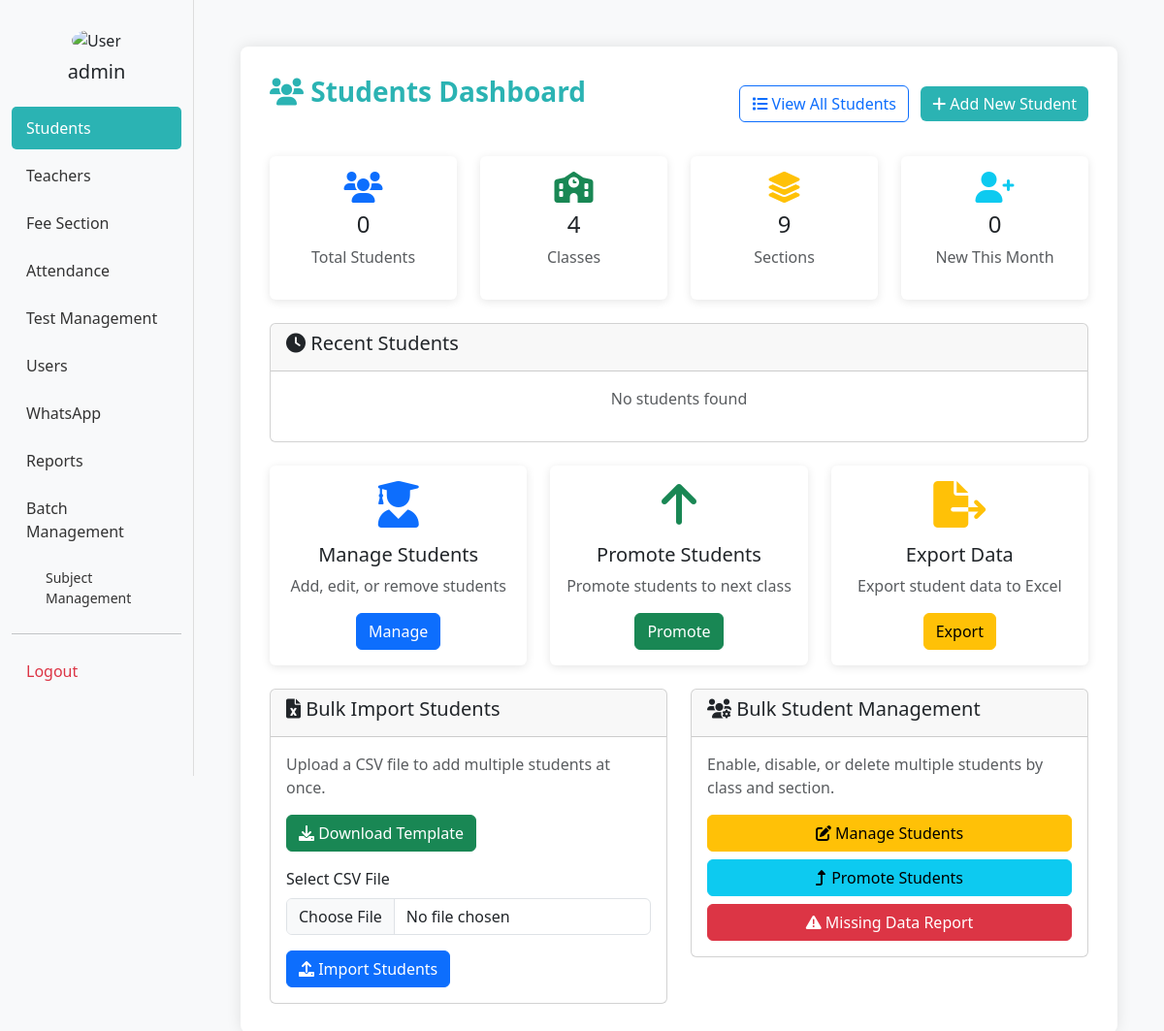
Before: /student/ (signed in) with the older database file.
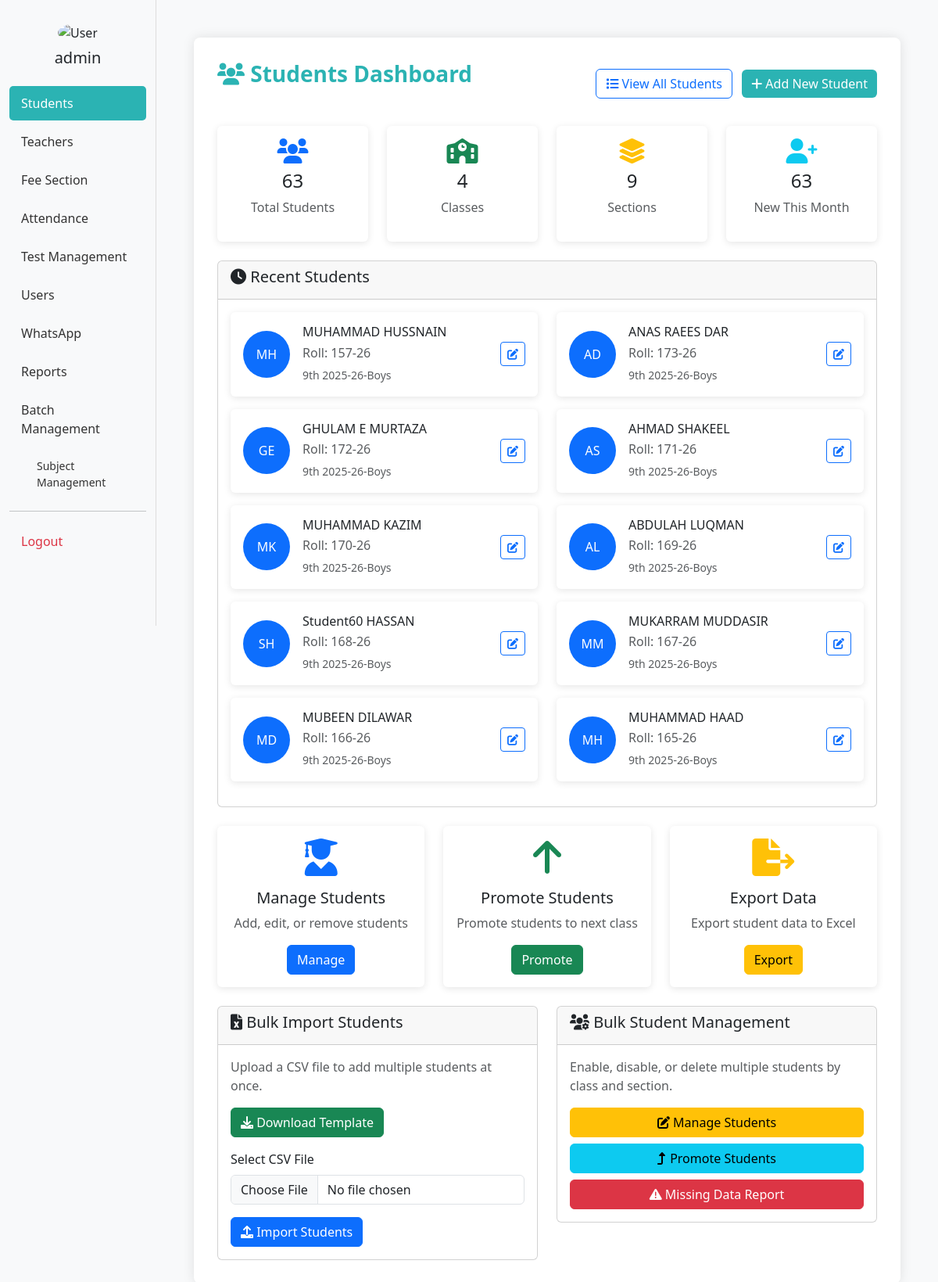
After: the same page with the newer database file.
### bri/models.py (models this page shows, shortened)
class Student(models.Model):
    username = models.OneToOneField(Username, on_delete=models.CASCADE, related_name='student_profile')
    std_fname = models.CharField(max_length=20)
    std_lname = models.CharField(max_length=20)
    std_dob = models.DateField()
    std_roll = models.CharField(max_length=20)
    std_class = models.ForeignKey(Class, on_delete=models.CASCADE)
    guardian_name = models.CharField(max_length=100, blank=True)
    guardian_contact1 = PhoneNumberField(blank=True, null=True)
    guardian_contact2 = PhoneNumberField(blank=True, null=True)
    address = models.TextField(blank=True, null=True)
    std_section = models.ForeignKey(Section, on_delete=models.CASCADE, null=True, blank=True)
    gender = models.CharField(max_length=10)
    discount_amount = models.IntegerField(help_text="Discount amount in PKR")
    is_active = models.BooleanField(default=True)
    profile_picture = models.ImageField(upload_to='student_pics/', blank=True, null=True)
    bform = models.CharField(max_length=20, blank=True, null=True)
    created_at = models.DateTimeField(auto_now_add=True)
    class Meta:
        unique_together = ('std_class', 'std_roll')

class Class(models.Model):
    class_name = models.CharField(max_length=15)
    is_active = models.BooleanField(default=True)
    order = models.IntegerField(default=0)
    class Meta:
        ordering = ['order', 'class_name']

class Section(models.Model):
    std_section = models.CharField(max_length=10)
    class_name = models.ForeignKey(Class, on_delete=models.CASCADE, related_name="sections")
    is_active = models.BooleanField(default=True)
    order = models.IntegerField(default=0)
    class Meta:
        ordering = ['order', 'std_section']

### bri/views.py (the view, shortened to what this page needs)
# urls.py: path('student/', views.studentss, name='studentss'),  # Add student
@admin_required
def studentss(request):
    from django.utils import timezone
    print("user_id:", request.session.get('user_id'))
    print("user_role:", request.session.get('user_role'))
    classes = Class.objects.all()
    sections = Section.objects.all()
    total_students = Student.objects.filter(is_active=True).count()
    total_classes = Class.objects.count()
    total_sections = Section.objects.count()
    current_month = timezone.now().month
    current_year = timezone.now().year
    new_admissions = Student.objects.filter(
        is_active=True,
        created_at__month=current_month,
        created_at__year=current_year
    ).count()
    recent_students = Student.objects.filter(is_active=True).order_by('-created_at')[:10]
    students_with_missing_data = []
    all_students = Student.objects.filter(is_active=True).select_related('std_class', 'std_section')
    for student in all_students:
        missing_fields = []
        if not student.guardian_name or student.guardian_name.strip() == '': missing_fields.append('Guardian Name')
        if not student.guardian_contact1 or str(student.guardian_contact1).strip() == '': missing_fields.append('Contact 1')
        if not student.guardian_contact2 or str(student.guardian_contact2).strip() == '': missing_fields.append('Contact 2')
        if not student.address or student.address.strip() == '': missing_fields.append('Address')
        if not student.std_dob or student.std_dob.year == 2000: missing_fields.append('Date of Birth')
        if not student.bform or student.bform.strip() == '': missing_fields.append('B-Form')
        if not hasattr(student, 'profile_picture') or not student.profile_picture: missing_fields.append('Profile Picture')
        if missing_fields:
            contact = None
            if student.guardian_contact1 and str(student.guardian_contact1).strip():
                contact = str(student.guardian_contact1)
            elif student.guardian_contact2 and str(student.guardian_contact2).strip():
                contact = str(student.guardian_contact2)
            students_with_missing_data.append({
                'id': student.id,
                'name': f'{student.std_fname} {student.std_lname}',
                'roll': student.std_roll,
                'class': student.std_class.class_name,
                'section': student.std_section.std_section if student.std_section else 'N/A',
                'missing_fields': missing_fields,
                'contact': contact
            })
    context = {
        'classes': classes,
        'sections': sections,
        'form_data': {},
        'total_students': total_students,
        'total_classes': total_classes,
        'total_sections': total_sections,
        'new_admissions': new_admissions,
        'recent_students': recent_students,
        'students_with_missing_data': students_with_missing_data,
    }
    return render(request, 'students.html', context)

### bri/views.py (called while the page is built)
def admin_required(view_func):
    @wraps(view_func)
    def wrapper(request, *args, **kwargs):
        user_id = request.session.get('user_id')
        user_role = request.session.get('user_role')
        print(f"Admin check - user_id: {user_id}, user_role: {user_role}")
        if not user_id or user_role != 'admin':
            messages.error(request, "You need admin access to view this page.")
            return redirect('admin_dashboard')
        return view_func(request, *args, **kwargs)
    return wrapper

### bri/templates/students.html (shortened to what the changed rows need)
<!DOCTYPE html>
<html lang="en">
<head>
  <link href="https://cdn.jsdelivr.net/npm/bootstrap@5.3.0/dist/css/bootstrap.min.css" rel="stylesheet" />
  <link href="https://cdnjs.cloudflare.com/ajax/libs/font-awesome/6.0.0/css/all.min.css" rel="stylesheet">
</head>
<body>
  <div class="container-fluid">
    <div class="row">
          {% load static %}
      <div class="col-md-10 p-5">
        <div class="form-section">
          <div class="row mb-4">
            <div class="col-md-3">
              <div class="card text-center student-card">
                <div class="card-body">
                  <i class="fas fa-users fa-2x text-primary mb-2"></i>
                  <h4>{{ total_students }}</h4>
                  <p class="text-muted">Total Students</p>
                </div>
              </div>
            </div>
            <div class="col-md-3">
              <div class="card text-center student-card">
                <div class="card-body">
                  <i class="fas fa-user-plus fa-2x text-info mb-2"></i>
                  <h4>{{ new_admissions }}</h4>
                  <p class="text-muted">New This Month</p>
                </div>
              </div>
            </div>
          </div>
          {% block content %}
          <div class="card">
            <div class="card-body">
              <div class="row">
                {% for student in recent_students %}
                <div class="col-md-6 mb-3">
                  <div class="card student-card">
                    <div class="card-body">
                      <div class="d-flex align-items-center">
                        <div class="me-3">
                          {% if student.profile_picture %}
                            <img src="{{ student.profile_picture.url }}" class="student-avatar" alt="Student">
                          {% else %}
                            <div class="student-avatar bg-primary d-flex align-items-center justify-content-center text-white">
                              {{ student.std_fname|first }}{{ student.std_lname|first }}
                            </div>
                          {% endif %}
                        </div>
                        <div class="flex-grow-1">
                          <h6 class="mb-1">{{ student.std_fname }} {{ student.std_lname }}</h6>
                          <p class="text-muted mb-1">Roll: {{ student.std_roll }}</p>
                          <small class="text-muted">{{ student.std_class.class_name }}-{{ student.std_section.std_section }}</small>
                        </div>
                        <div>
                          <a href="{% url 'edit_students' student.id %}" class="btn btn-sm btn-outline-primary">
                            <i class="fas fa-edit"></i>
                          </a>
                        </div>
                      </div>
                    </div>
                  </div>
                </div>
                {% empty %}
                <div class="col-12">
                  <p class="text-muted text-center">No students found</p>
                </div>
                {% endfor %}
              </div>
            </div>
          </div>
          {% endblock %}
        </div>
      </div>
    </div>
  </div>
</body>
</html>

Changed rows visible on the page:
added Student: std_fname|first "M", std_lname|first "H", std_fname "MUHAMMAD", std_lname "HUSSNAIN", std_roll "157-26", std_class.class_name "9th 2025-26", std_section.std_section "Boys"
added Student: std_fname|first "A", std_lname|first "D", std_fname "ANAS RAEES", std_lname "DAR", std_roll "173-26", std_class.class_name "9th 2025-26", std_section.std_section "Boys"
added Student: std_fname|first "G", std_lname|first "E", std_fname "GHULAM", std_lname "E MURTAZA", std_roll "172-26", std_class.class_name "9th 2025-26", std_section.std_section "Boys"
added Student: std_fname|first "A", std_lname|first "S", std_fname "AHMAD", std_lname "SHAKEEL", std_roll "171-26", std_class.class_name "9th 2025-26", std_section.std_section "Boys"
added Student: std_fname|first "M", std_lname|first "K", std_fname "MUHAMMAD", std_lname "KAZIM", std_roll "170-26", std_class.class_name "9th 2025-26", std_section.std_section "Boys"
added Student: std_fname|first "A", std_lname|first "L", std_fname "ABDULAH", std_lname "LUQMAN", std_roll "169-26", std_class.class_name "9th 2025-26", std_section.std_section "Boys"
added Student: std_fname|first "S", std_lname|first "H", std_fname "Student60", std_lname "HASSAN", std_roll "168-26", std_class.class_name "9th 2025-26", std_section.std_section "Boys"
added Student: std_fname|first "M", std_lname|first "M", std_fname "MUKARRAM", std_lname "MUDDASIR", std_roll "167-26", std_class.class_name "9th 2025-26", std_section.std_section "Boys"
added Student: std_fname|first "M", std_lname|first "D", std_fname "MUBEEN", std_lname "DILAWAR", std_roll "166-26", std_class.class_name "9th 2025-26", std_section.std_section "Boys"
added Student: std_fname|first "M", std_lname|first "H", std_fname "MUHAMMAD", std_lname "HAAD", std_roll "165-26", std_class.class_name "9th 2025-26", std_section.std_section "Boys"
Other visible differences:
{{ total_students }}: "0" → "63"
{{ new_admissions }}: "0" → "63"
text no longer shown: "No students found"
